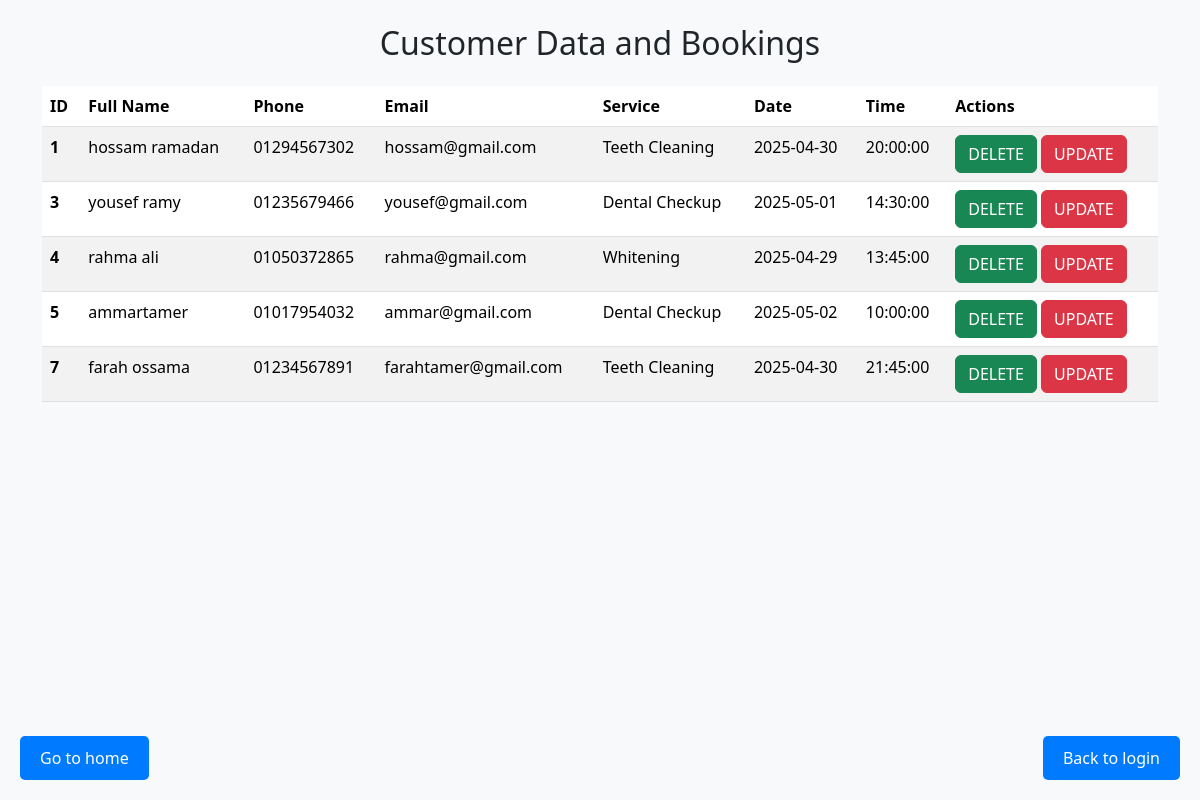
Page /table.php on the committed database.
### tables this page shows
CREATE TABLE `patients` (
  `patient_id` int(11) NOT NULL,
  `fullname` varchar(100) NOT NULL,
  `phone` varchar(15) NOT NULL,
  `email` varchar(100) NOT NULL,
  `service` varchar(100) NOT NULL,
  `date` date NOT NULL,
  `time` time NOT NULL
);

### table.php (the view, shortened to what this page needs)
<?php
include "db_connection.php";
$select_run = "SELECT * FROM patients";
$selected = mysqli_query($connected ,$select_run);
?>
<!DOCTYPE html>
<html lang="en">
<head>
  <link href="./css/bootstrap.min.css" rel="stylesheet">
</head>
<body>
<a href="login.php">
  <button style="bottom: 20px; right: 20px;" class="btn btn-primary fixed-back-button">Back to login</button>
</a>
<a href="index.php">
  <button style="bottom: 20px; left: 20px;" class="btn btn-primary fixed-back-button">Go to home</button>
</a>
<div class="container">
  <h2 class="text-center my-4">Customer Data and Bookings</h2>
  <table class="table table-striped">
    <thead>
      <tr>
        <th>ID</th>
        <th>Full Name</th>
        <th>Phone</th>
        <th>Email</th>
        <th>Service</th>
        <th>Date</th>
        <th>Time</th>
        <th>Actions</th>
      </tr>
    </thead>
    <tbody id="data-table-body">
    <?php foreach($selected as $data){ ?>
    <tr>
      <th scope="row">   <?php echo $data['patient_id']  ?>  </th>
      <td> <?php echo $data['fullname']  ?>  </td>
      <td> <?php echo $data['phone']  ?>  </td>
      <td> <?php echo $data['email']  ?>  </td>
      <td> <?php echo $data['service']  ?>  </td>
      <td> <?php echo $data['date']  ?>  </td>
      <td> <?php echo $data['time']  ?>  </td>
      <td>
        <a class="btn btn-success" href="/dentalclinic/table.php?delete=<?php echo $data['patient_id']  ?>"> DELETE</a>
        <a class="btn btn-danger" href="/dentalclinic/update.php?update=<?php echo $data['patient_id']  ?>"> UPDATE</a>
    </td>
    </tr>
  <?php } ?>
    </tbody>
  </table>
</div>
</body>
</html>

### table.php (style rules this page uses)
body { background-color: #f8f9fa; padding-bottom: 50px; }
.fixed-back-button { position: fixed; z-index: 999; background-color: #007bff; color: white; border: none; padding: 10px 20px; border-radius: 5px; }

### rows in the picture
patients: patient_id "1", fullname "hossam ramadan", phone "01294567302", email "hossam@gmail.com", service "Teeth Cleaning", date "2025-04-30", time "20:00:00"
patients: patient_id "3", fullname "yousef ramy", phone "01235679466", email "yousef@gmail.com", service "Dental Checkup", date "2025-05-01", time "14:30:00"
patients: patient_id "4", fullname "rahma ali", phone "01050372865", email "rahma@gmail.com", service "Whitening", date "2025-04-29", time "13:45:00"
patients: patient_id "5", fullname "ammartamer", phone "01017954032", email "ammar@gmail.com", service "Dental Checkup", date "2025-05-02", time "10:00:00"
patients: patient_id "7", fullname "farah ossama", phone "01234567891", email "farahtamer@gmail.com", service "Teeth Cleaning", date "2025-04-30", time "21:45:00"
